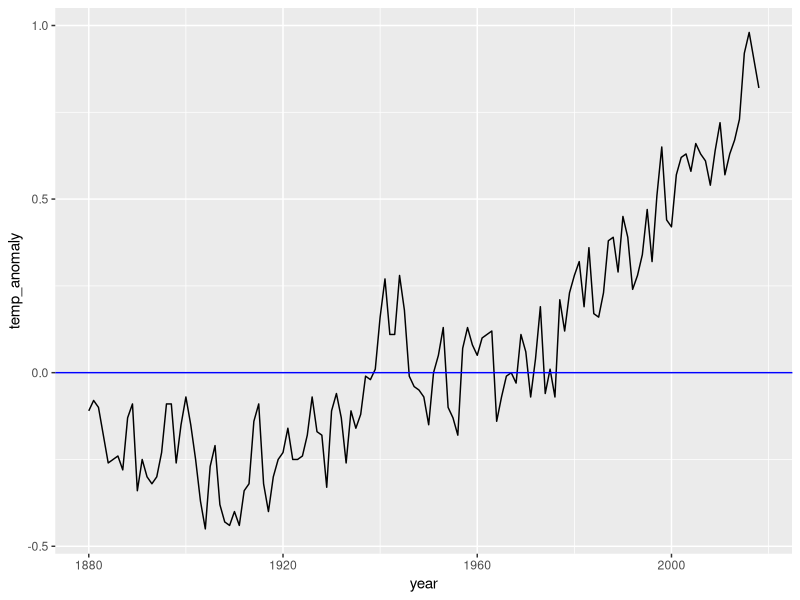
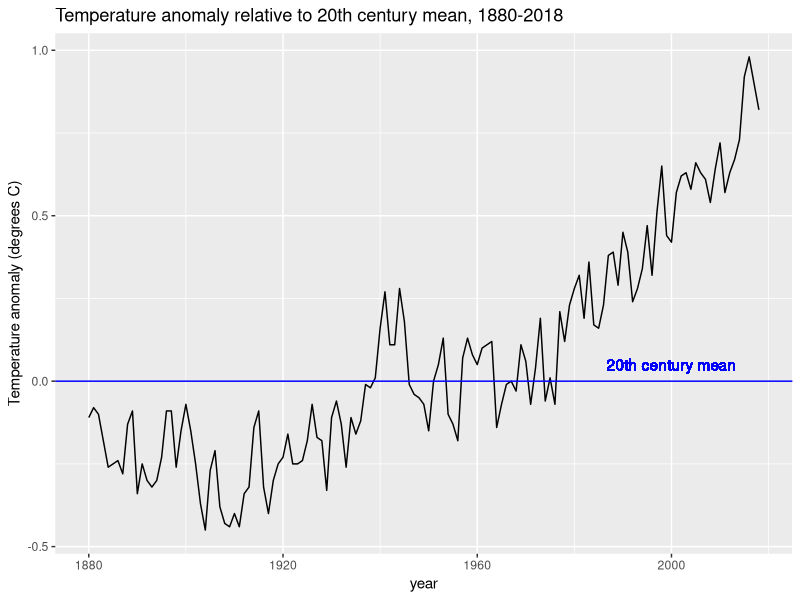
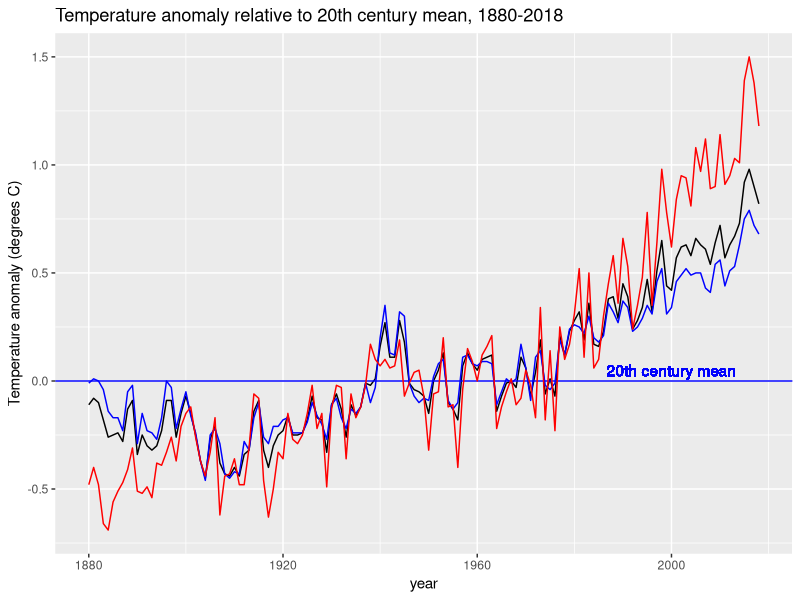

Write R code to recreate these figures, in order.
library(tidyverse)
library(dslabs)
data(temp_carbon)
data(greenhouse_gases)
data(historic_co2)

# Question 1
temp_carbon %>% .$year %>% max() # 2018
temp_carbon %>% filter(!is.na(carbon_emissions)) %>% pull(year) %>% max() # 2014
# temp_carbon %>% filter(!is.na(carbon_emissions)) %>% max(year) - error
temp_carbon %>% filter(!is.na(carbon_emissions)) %>% .$year %>% max() # 2014
temp_carbon %>% filter(!is.na(carbon_emissions)) %>% select(year) %>% max()
temp_carbon %>% filter(!is.na(carbon_emissions)) %>% max(.$year)

# Question 2
emissions <- temp_carbon %>% filter(!is.na(carbon_emissions)) %>% arrange(year, descending = TRUE) %>%
  select(year, carbon_emissions)

# Question 3
temp_anom <- temp_carbon %>% filter(!is.na(temp_anomaly)) %>% arrange(year, descending = TRUE) %>%
  select(year, temp_anomaly)
temp_anom

# Question 4
p <- temp_carbon %>% filter(!is.na(temp_anomaly)) %>% ggplot(aes(year, temp_anomaly)) +
  geom_line()
p <- p + geom_hline(aes(yintercept = 0), col = "blue")
p

# Question 5
p + ylab("Temperature anomaly (degrees C)") +
  ggtitle("Temperature anomaly relative to 20th century mean, 1880-2018") +
  geom_text(aes(x = 2000, y = 0.05, label = "20th century mean"), col = "blue")

# Question 7
p + geom_line(aes(year, ocean_anomaly), col = "blue") + 
  geom_line(aes(year, land_anomaly), col = "red") + 
  ylab("Temperature anomaly (degrees C)") +
  ggtitle("Temperature anomaly relative to 20th century mean, 1880-2018") +
  geom_text(aes(x = 2000, y = 0.05, label = "20th century mean"), col = "blue")
